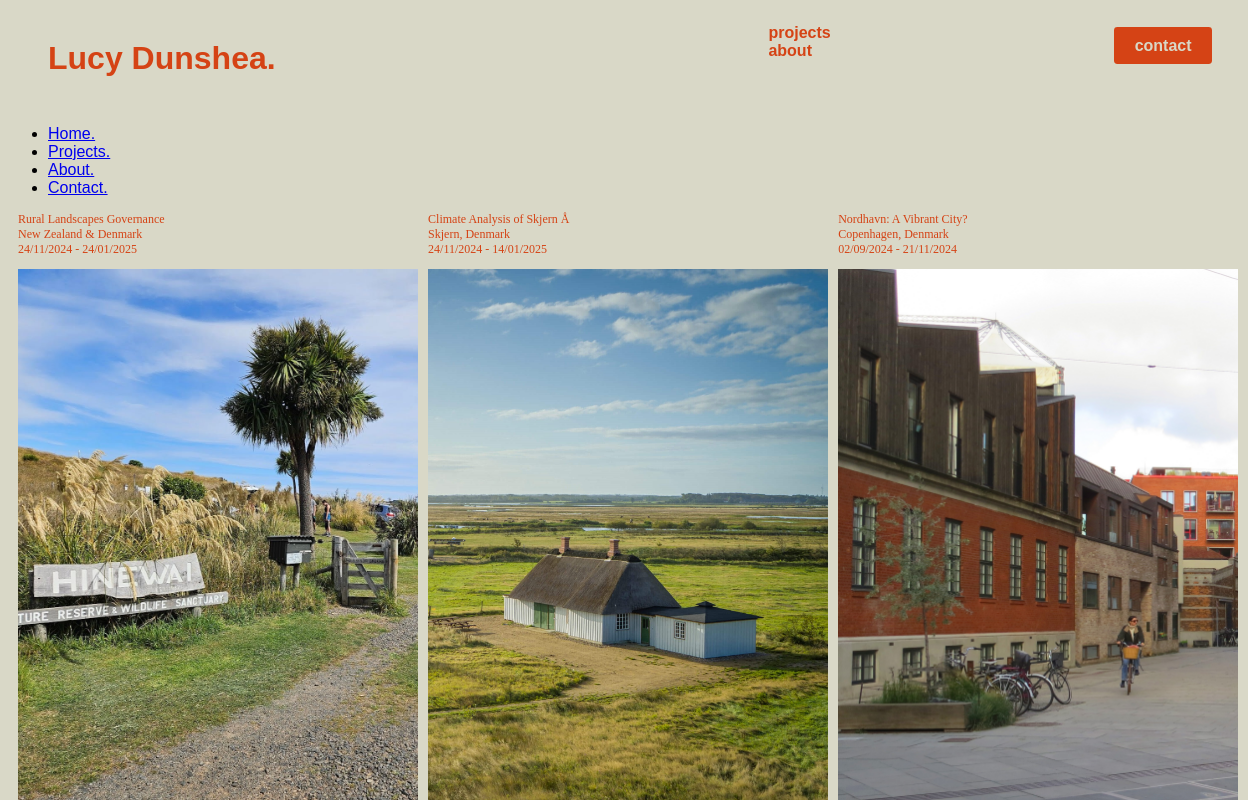
Screenshot of /projects/category/Geography/ with the database file from the repository.
### portfolio/models.py (models this page shows, shortened)
class Project(models.Model):
    CATEGORIES = [
        ('Urban_Design', 'Urban Design'),
        ('GIS', 'GIS'),
        ('Climate_Resilience', 'Climate Resilience'),
        ('Geography', 'Geography'),
    ]
    title = models.CharField(max_length=200)
    short_description = models.CharField(max_length=200, null=True, blank=True)
    description = RichTextField(config_name='awesome_ckeditor', null=True, blank=True)
    location = models.CharField(max_length=200, null=True, blank=True)
    category = MultiSelectField(choices=CATEGORIES)
    technologies = models.CharField(max_length=300)
    mini_map = models.ImageField(upload_to='project_images/', blank=True, null=True)
    image = models.ImageField(upload_to='project_images/')
    detail_image = models.ImageField(upload_to='project_images/', blank=True, null=True)
    created_at = models.DateTimeField(auto_now_add=True)
    start_date = models.DateField(blank=True, null=True)
    end_date = models.DateField(blank=True, null=True)
    pdf = models.FileField(upload_to='project_pdfs/', blank=True, null=True)
    slug = models.SlugField(default="", null=False)

### portfolio/views.py (the view)
# urls.py: path('projects/category/<str:category>/', views.project_category, name='project_category'),
def project_category(request, category):
    projects = Project.objects.filter(category__contains=category).order_by('-end_date')
    return render(request, 'portfolio/projects.html', {
        'projects': projects,
    })

### portfolio/templates/portfolio/projects.html
{% extends 'portfolio/base.html' %}
{% block content %}
{% load static %}
<div class="projects-section">
    <div class="projects-section__container">
        <div class="projects-section__project">
                {% for project in projects %}
                <div class="projects-section__project-card" data-type="{{ project.category }}">
                    <p class="projects-section__info">{{ project.title }}<br>{{ project.location }}<br>{{ project.start_date|date:"d/m/Y" }} - {{ project.end_date|date:"d/m/Y" }}
                        </p>
                    <a class="projects-section__project-detail-link" href="{% url 'project_detail' project.slug %}">
                        {% if project.image %}
                        <div class="projects-section__project-card">
                            <img src="{{ project.image.url }}" class="projects-section__item-image" alt="{{ project.title }}">
                        </div>
                        {% endif %}
                    </a>
                </div>
                {% endfor %}
        </div>
        </div>
        </div>
{% endblock %}

### portfolio/static/portfolio/css/styles.css (style rules this page uses)
body { background-color: #D9D8C7; font-family: "neue-haas-grotesk-text", sans-serif; }
.projects-section { color: #d54315; bottom: 0px; position: absolute; }
.projects-section__container { overflow-y: auto; display: flex; flex-direction: column; position: relative; max-height: 75vh; scrollbar-width: none; }
.projects-section__project { display: flex; flex-direction: row; }
.projects-section__project-card { display: flex; flex-direction: column; padding-left: 5px; width: auto; }
.projects-section__info { font-family: adelle-mono; font-weight: 400; font-size: 9pt; width:fit-content; padding-left: 5px; }
.projects-section__item-image { height: 70vh; filter: none; transition: filter .3s ease-in-out; }

### rows the page displays
Project: title "Rural Landscapes Governance", location "New Zealand & Denmark", start_date "24/11/2024", end_date "24/01/2025", image (picture)
Project: title "Climate Analysis of Skjern Å", location "Skjern, Denmark", start_date "24/11/2024", end_date "14/01/2025", image (picture)
Project: title "Nordhavn: A Vibrant City?", location "Copenhagen, Denmark", start_date "02/09/2024", end_date "21/11/2024", image (picture)
